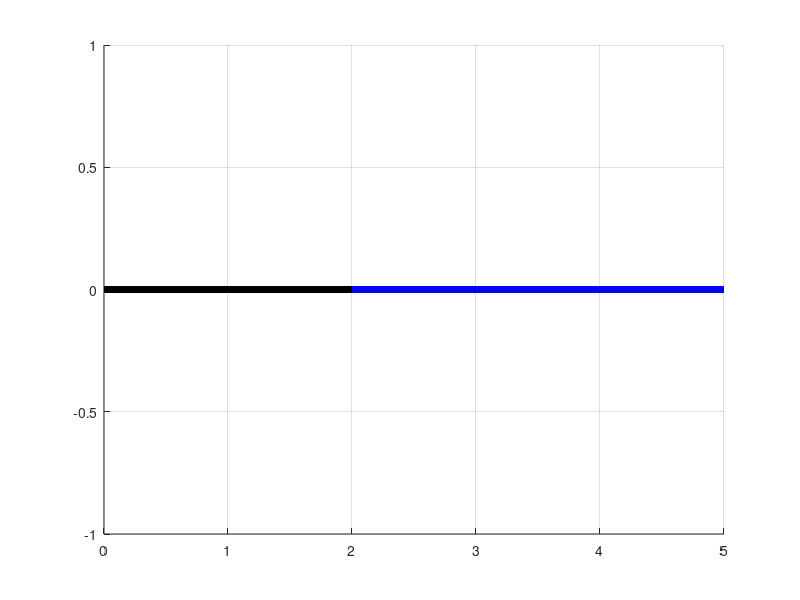

Here is the MATLAB script that generated this plot: (Note: this script raises an error after producing the figure.)
function RoboticArm
    % FINAL PLOT OF THE ROBOTIC ARM

    th0 = 0 ; th1 = 0; th2 = 0; th3 = 0 ; % new angles
    th1_old = 0; th2_old = 0; th3_old = 0 ;% old angles
    
    pitch = 25; % for the animation pitch
    figure(2)
    clf(2,'reset')
    hold on
% INITIAL ROBOTIC ARM - FIRST-SECOND LINK
    line([0 3 0],[0 0 0],[0 0 0],'color','k','linewidth',5) % first link
    line([2 5 5],[0 0 0],[0 0 0],'color','b','linewidth',5) % second link
    grid
% initial configuration frame
    rot = rotation(th0)* [ 1 0 0 ;0 1 0 ; 0 0 1]; % no rotation of the initial frame
    DrawAxis(0,0,0,rot) %initial configuration frame   
    pussEnd = false;
   
    while (pussEnd ~= true)
           
           th2_2 = th2;
           th3_2 = th3;
           turn = 0;
    %  move throught th1
           if th1-th1_old ~= 0
             for th1 = linspace(th1_old,th1,pitch);
                       th2 = th2_old ; th3 = th3_old;
                       for_kin % call the forward kinematics function to calculate the homogeneous transformations
                       clc
                       turn = turn + 1
                        % configuration frame of the 1st joint
                        rot = rotation(th1)* [ 1 0 0 ;0 1 0 ; 0 0 1]; % rotation by th1
                        x = 0; y = 0 ; z = 0; % origin of the 1st link
                        DrawAxis(x,y,z,rot) % configuration frame with th1
                        % configuration frame for the 2nd angle
                        origin = FIRST_TRANSFORMATION;
                        rot = [origin(1,1) origin(1,2) origin(1,3);     %rotation by th2
                        origin(2,1) origin(2,2) origin(2,3);
                        origin(3,1) origin(3,2) origin(3,3)];
                        DrawAxis(origin(1,4),origin(2,4),origin(3,4),rot) % configuration frame with th2
                        % ROBOTIC ARM - FIRST LINK
                        line([0 origin(1,4) 0],[0 origin(2,4) 0],[0 origin(3,4) 0],'color','k','linewidth',5) % first link
                        % configuration frame for the second joint
                        origin = FINAL_TRANSFORMATION; 
                        rot = [origin(1,1) origin(1,2) origin(1,3);     %rotation by th3
                        origin(2,1) origin(2,2) origin(2,3);
                        origin(3,1) origin(3,2) origin(3,3)];  
                        DrawAxis(origin(1,4),origin(2,4),origin(3,4),rot) % configuration frame with th4
                        % ROBOTIC ARM - SECOND LINK
                        line([FIRST_TRANSFORMATION(1,4) origin(1,4) origin(1,4)],[FIRST_TRANSFORMATION(2,4) ...
                        origin(2,4) origin(2,4)],[FIRST_TRANSFORMATION(3,4) origin(3,4) origin(3,4)], ...
                        'color','b','linewidth',5) % second link
                        pause(1/60)
                        hold off
             end
           end
           grid
           th2 = th2_2;
    %  move throught th2
           if th2-th2_old ~= 0
                for th2 = linspace(th2_old,th2,pitch);
                    th3 = th3_old;
                    for_kin % call of the forward kinematics function to calculate the homogeneous transformations
                    clc
                    turn = turn + 1
                    % configuration frame of the 1st joint
                    rot = rotation(th1)* [ 1 0 0 ;0 1 0 ; 0 0 1]; % rotation by th1
                    x = 0; y = 0 ; z = 0; % origin of the 1st link
                    DrawAxis(x,y,z,rot) % configuration frame with th1
                    % configuration frame for the 2nd angle
                    origin = FIRST_TRANSFORMATION;
                    rot = [origin(1,1) origin(1,2) origin(1,3);     %rotation by th2
                    origin(2,1) origin(2,2) origin(2,3);
                    origin(3,1) origin(3,2) origin(3,3)];
                    DrawAxis(origin(1,4),origin(2,4),origin(3,4),rot) % configuration frame with th2
                    % ROBOTIC ARM - FIRST LINK
                    line([0 origin(1,4) 0],[0 origin(2,4) 0],[0 origin(3,4) 0],'color','k','linewidth',5) % first link
                    % configuration frame for the second joint
                    origin = FINAL_TRANSFORMATION; 
                    rot = [origin(1,1) origin(1,2) origin(1,3);     %rotation by th3
                    origin(2,1) origin(2,2) origin(2,3);
                    origin(3,1) origin(3,2) origin(3,3)];  
                    DrawAxis(origin(1,4),origin(2,4),origin(3,4),rot) % configuration frame with th4
                    % ROBOTIC ARM - SECOND LINK
                    line([FIRST_TRANSFORMATION(1,4) origin(1,4) origin(1,4)],[FIRST_TRANSFORMATION(2,4) ...
                    origin(2,4) origin(2,4)],[FIRST_TRANSFORMATION(3,4) origin(3,4) origin(3,4)], ...
                    'color','b','linewidth',5) % second link
                    pause(1/60)
                    hold off
                end
           end
           th3 = th3_2;
    %  move throught th3
           if th3-th3_old ~= 0
               for th3 = linspace(th3_old,th3,pitch);
                    for_kin % call of the forward kinematics function to calculate the homogeneous transformations
                    clc
                    turn = turn + 1
                    % configuration frame of the 1st joint
                    rot = rotation(th1)* [ 1 0 0 ;0 1 0 ; 0 0 1]; % rotation by th1
                    x = 0; y = 0 ; z = 0; % origin of the 1st link
                    DrawAxis(x,y,z,rot) % configuration frame with th1
                    % configuration frame for the 2nd angle
                    origin = FIRST_TRANSFORMATION;
                    rot = [origin(1,1) origin(1,2) origin(1,3);     %rotation by th2
                    origin(2,1) origin(2,2) origin(2,3);
                    origin(3,1) origin(3,2) origin(3,3)];
                    DrawAxis(origin(1,4),origin(2,4),origin(3,4),rot) % configuration frame with th2
                    % ROBOTIC ARM - FIRST LINK
                    line([0 origin(1,4) 0],[0 origin(2,4) 0],[0 origin(3,4) 0],'color','k','linewidth',5) % first link
                    % configuration frame for the second joint
                    origin = FINAL_TRANSFORMATION;
                    rot = [origin(1,1) origin(1,2) origin(1,3);     %rotation by th3
                    origin(2,1) origin(2,2) origin(2,3);
                    origin(3,1) origin(3,2) origin(3,3)];  
                    DrawAxis(origin(1,4),origin(2,4),origin(3,4),rot) % configuration frame with th4
                    % ROBOTIC ARM - SECOND LINK
                    line([FIRST_TRANSFORMATION(1,4) origin(1,4) origin(1,4)],[FIRST_TRANSFORMATION(2,4) ...
                    origin(2,4) origin(2,4)],[FIRST_TRANSFORMATION(3,4) origin(3,4) origin(3,4)], ...
                    'color','b','linewidth',5) % second link
                    pause(1/60)
                    hold off
               end
           end
           
           prompt = 'Input th1 \n';
           th1_old = th1;
           th1 = input(prompt);           
           clc
           prompt = 'Input th2 \n';
           th2_old = th2;
           th2 = input(prompt);     
           clc           
           prompt = 'Input th3 \n';
           th3_old = th3;
           th3 = input(prompt);
           clc
    end
end











